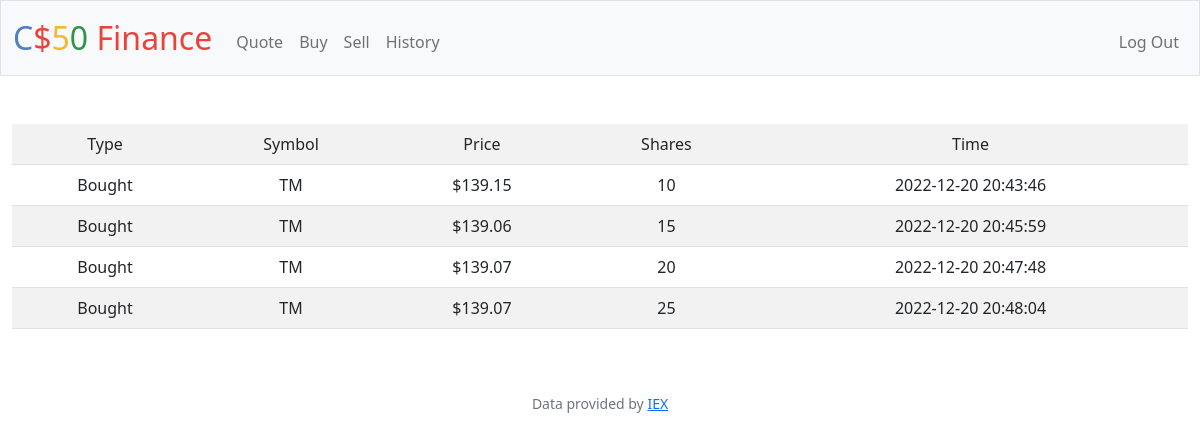
Screenshot of /history (signed in) with the database file from the repository.
### tables this page shows
CREATE TABLE 'deals' ('id' INTEGER PRIMARY KEY NOT NULL, 'time' DATETIME NOT NULL DEFAULT CURRENT_TIME, 'user_id' INTEGER NOT NULL, 'symbol' TEXT NOT NULL, 'shares' INTEGER NOT NULL, 'price' REAL NOT NULL, FOREIGN KEY(user_id) REFERENCES users(id));

### app.py (the view)
@app.route("/history")
@login_required
def history():
    history = db.execute("SELECT time, symbol, shares, price FROM deals WHERE user_id=?", session["user_id"])
    return render_template("history.html", history=history)

### app.py (called while the page is built)
@app.after_request
def after_request(response):
    response.headers["Cache-Control"] = "no-cache, no-store, must-revalidate"
    response.headers["Expires"] = 0
    response.headers["Pragma"] = "no-cache"
    return response

### helpers.py (called while the page is built)
def login_required(f):
    @wraps(f)
    def decorated_function(*args, **kwargs):
        if session.get("user_id") is None:
            return redirect("/login")
        return f(*args, **kwargs)
    return decorated_function

def usd(value):
    return f"${value:,.2f}"

### templates/history.html (shortened to what this page needs)
{% extends "layout.html" %}
{% block main %}
    <table class="table table-striped">
        <tr>
            <td>Type</td>
            <td>Symbol</td>
            <td>Price</td>
            <td>Shares</td>
            <td>Time</td>
        </tr>
        {% for i in range(history|length) %}
            <tr>
                <td>
                    {% if history[i]['shares'] > 0 %}
                        Bought
                    {% else %}
                        Sold
                    {% endif %}
                </td>
                <td>{{ history[i]['symbol'] }}</td>
                <td>{{ history[i]['price'] | usd }}</td>
                <td>
                    {% if history[i]['shares'] > 0 %}
                        {{ history[i]['shares'] }}
                    {% else %}
                        {{ -history[i]['shares'] }}
                    {% endif %}
                </td>
                <td>{{ history[i]['time'] }}</td>
            </tr>
        {% endfor %}
    </table>
{% endblock %}

### rows the page displays
deals: symbol "TM", price "$139.15", shares "10", time "2022-12-20 20:43:46"
deals: symbol "TM", price "$139.06", shares "15", time "2022-12-20 20:45:59"
deals: symbol "TM", price "$139.07", shares "20", time "2022-12-20 20:47:48"
deals: symbol "TM", price "$139.07", shares "25", time "2022-12-20 20:48:04"
